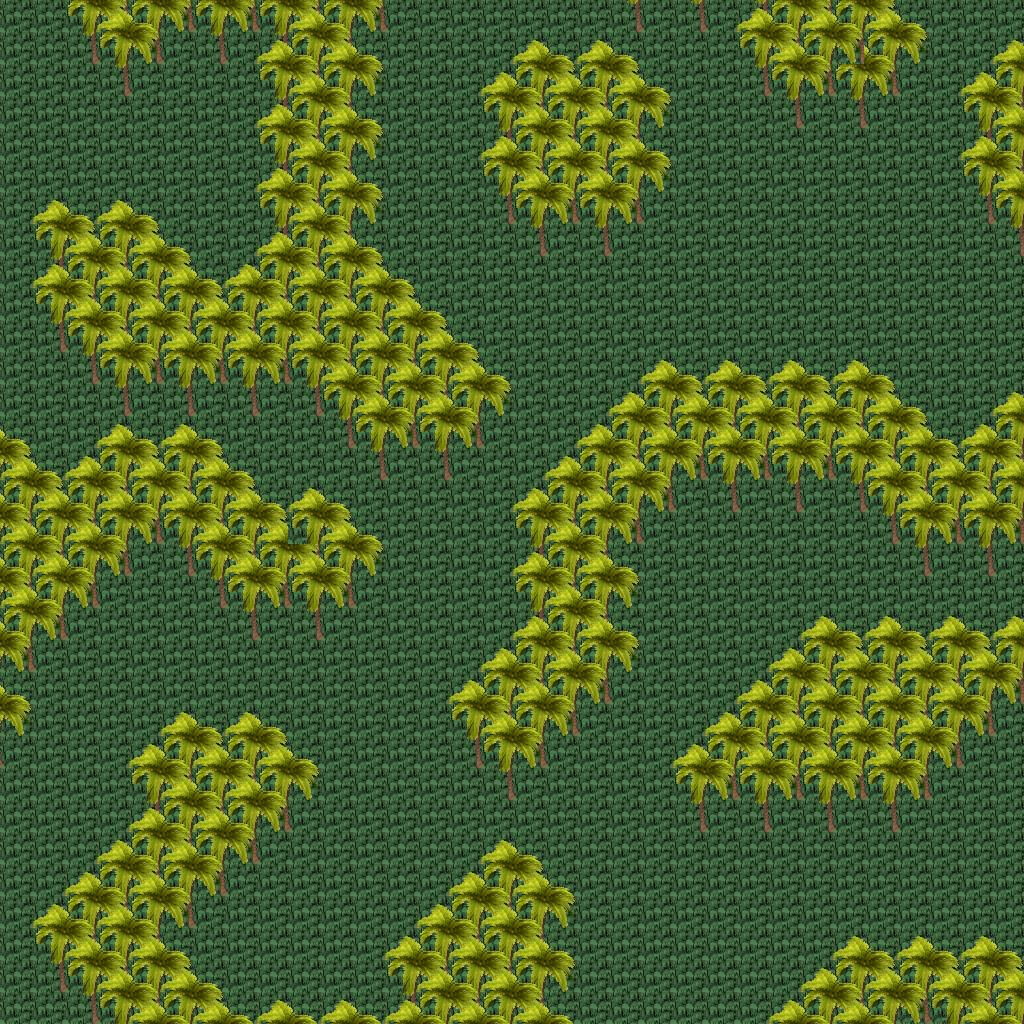

This game map was drawn from its Tiled (.tmx) file and the tilesets committed beside it. A one-line description and the trimmed map source follow:
An orthogonal 32x32 tile map with 32x32 px tiles, 5 tile layers (Ground, Objects, Objects2, Above, ...), 1 hidden layer not drawn, 24 tilesets.

<map version="1.10" tiledversion="1.11.0" orientation="orthogonal" renderorder="right-down" width="32" height="32" tilewidth="32" tileheight="32" infinite="0" nextlayerid="11" nextobjectid="1">
 <tileset firstgid="1" name="ground_ground" tilewidth="32" tileheight="32" tilecount="33" columns="3">
  <image source="../drawable/ground_ground.png" width="96" height="352" />
 </tileset>
 <tileset firstgid="34" name="ground_water_pool" tilewidth="32" tileheight="32" tilecount="72" columns="3">
  <image source="../drawable/ground_water_pool.png" width="96" height="768" />
 </tileset>
 <tileset firstgid="106" name="ground_water_pool_corners" tilewidth="32" tileheight="32" tilecount="72" columns="3">
  <image source="../drawable/ground_water_pool_corners.png" width="96" height="768" />
 </tileset>
 <tileset firstgid="178" name="ground_grass_edges" tilewidth="32" tileheight="32" tilecount="36" columns="12">
  <image source="../drawable/ground_grass_edges.png" width="384" height="96" />
 </tileset>
 <tileset firstgid="214" name="ground_grass_corners" tilewidth="32" tileheight="32" tilecount="24" columns="6">
  <image source="../drawable/ground_grass_corners.png" width="192" height="128" />
 </tileset>
 <tileset firstgid="238" name="plant_tree_palm_tree" tilewidth="32" tileheight="32" tilecount="6" columns="2">
  <image source="../drawable/plant_tree_palm_tree.png" width="64" height="96" />
 </tileset>
 <tileset firstgid="244" name="logic_creature_animal" tilewidth="32" tileheight="32" tilecount="32" columns="8">
  <image source="../drawable/logic_creature_animal.png" width="256" height="128" />
 </tileset>
 <tileset firstgid="276" name="logic_collision" tilewidth="32" tileheight="32" tilecount="1" columns="1">
  <image source="../drawable/logic_collision.png" width="32" height="32" />
 </tileset>
 <tileset firstgid="277" name="item_corpse_huge_animal" tilewidth="32" tileheight="32" tilecount="16" columns="2">
  <image source="../drawable/item_corpse_huge_animal.png" width="64" height="256" />
 </tileset>
 <tileset firstgid="293" name="object_tent" tilewidth="32" tileheight="32" tilecount="9" columns="3">
  <image source="../drawable/object_tent.png" width="96" height="96" />
 </tileset>
 <tileset firstgid="302" name="logic_creature_amazon" tilewidth="32" tileheight="32" tilecount="16" columns="8">
  <image source="../drawable/logic_creature_amazon.png" width="256" height="64" />
 </tileset>
 <tileset firstgid="318" name="furniture_light_iron_lamp" tilewidth="32" tileheight="32" tilecount="3" columns="1">
  <image source="../drawable/furniture_light_iron_lamp.png" width="32" height="96" />
 </tileset>
 <tileset firstgid="321" name="furniture_light_flames" tilewidth="32" tileheight="32" tilecount="6" columns="6">
  <image source="../drawable/furniture_light_flames.png" width="192" height="32" />
 </tileset>
 <tileset firstgid="327" name="ground_rock_large_boulder" tilewidth="32" tileheight="32" tilecount="9" columns="3">
  <image source="../drawable/ground_rock_large_boulder.png" width="96" height="96" />
 </tileset>
 <tileset firstgid="336" name="ground_rock_rocks_2" tilewidth="32" tileheight="32" tilecount="4" columns="2">
  <image source="../drawable/ground_rock_rocks_2.png" width="64" height="64" />
 </tileset>
 <tileset firstgid="340" name="logic_creature_elemental" tilewidth="32" tileheight="32" tilecount="16" columns="8">
  <image source="../drawable/logic_creature_elemental.png" width="256" height="64" />
 </tileset>
 <tileset firstgid="356" name="logic_item_fruits" tilewidth="32" tileheight="32" tilecount="16" columns="8">
  <image source="../drawable/logic_item_fruits.png" width="256" height="64" />
 </tileset>
 <tileset firstgid="372" name="plant_pineapple_plant" tilewidth="32" tileheight="32" tilecount="6" columns="2">
  <image source="../drawable/plant_pineapple_plant.png" width="64" height="96" />
 </tileset>
 <tileset firstgid="378" name="item_statue_flowered_arch" tilewidth="32" tileheight="32" tilecount="24" columns="6">
  <image source="../drawable/item_statue_flowered_arch.png" width="192" height="128" />
 </tileset>
 <tileset firstgid="402" name="ground_grass_2" tilewidth="32" tileheight="32" tilecount="21" columns="3">
  <image source="../drawable/ground_grass_2.png" width="96" height="224" />
 </tileset>
 <tileset firstgid="423" name="light_dim_yellow_light_7x5" tilewidth="32" tileheight="32" tilecount="35" columns="7">
  <image source="../drawable/light_dim_yellow_light_7x5.png" width="224" height="160" />
 </tileset>
 <tileset firstgid="458" name="light_yellow_light_5x5" tilewidth="32" tileheight="32" tilecount="25" columns="5">
  <image source="../drawable/light_yellow_light_5x5.png" width="160" height="160" />
 </tileset>
 <tileset firstgid="483" name="logic_creature_spider" tilewidth="32" tileheight="32" tilecount="3" columns="3">
  <image source="../drawable/logic_creature_spider.png" width="96" height="32" />
 </tileset>
 <tileset firstgid="486" name="logic_creature_reptile" tilewidth="32" tileheight="32" tilecount="7" columns="7">
  <image source="../drawable/logic_creature_reptile.png" width="224" height="32" />
 </tileset>
 <layer id="1" name="Ground" width="32" height="32">
  <data>[1024 cells, 1024 non-empty, 1 distinct tile ids]</data>
 </layer>
 <layer id="2" name="Objects" width="32" height="32">
  <data>[1024 cells, 365 non-empty, 2 distinct tile ids]</data>
 </layer>
 <layer id="3" name="Objects2" width="32" height="32">
  <data>[1024 cells, 255 non-empty, 2 distinct tile ids]</data>
 </layer>
 <layer id="4" name="Above" width="32" height="32">
  <data>[1024 cells, 394 non-empty, 4 distinct tile ids]</data>
 </layer>
 <layer id="5" name="Above2" width="32" height="32">
  <data>[1024 cells, 79 non-empty, 3 distinct tile ids]</data>
 </layer>
 <layer id="6" name="Walkable" width="32" height="32" visible="0">
  <data>[1024 cells, 365 non-empty, 1 distinct tile ids]</data>
 </layer>
 <objectgroup id="7" name="Mapevents" />
 <objectgroup id="8" name="Spawn" />
 <objectgroup id="9" name="Keys" />
 <objectgroup id="10" name="Replace" />
</map>
